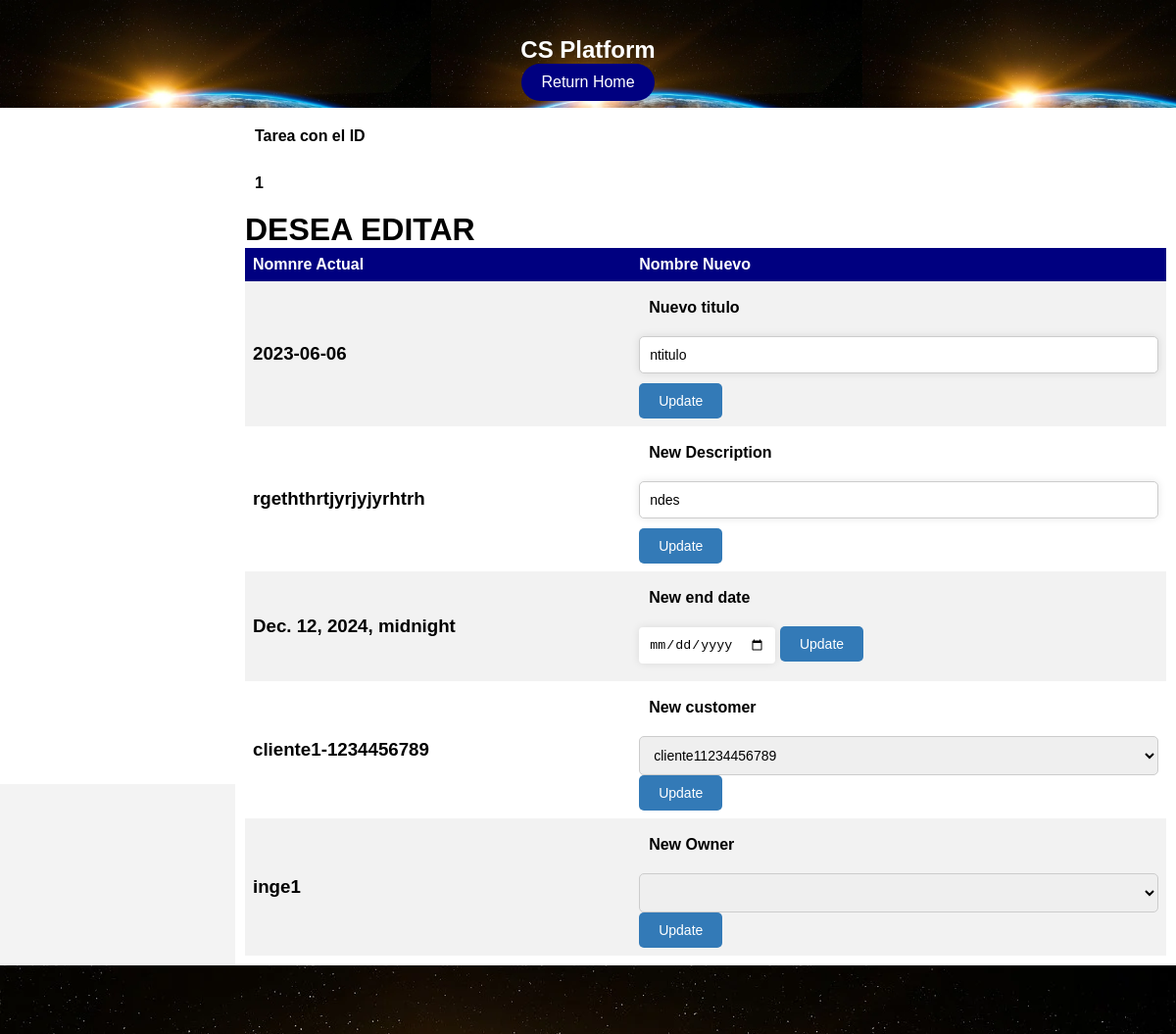
Before: /edit_task/1/ with the older database file.
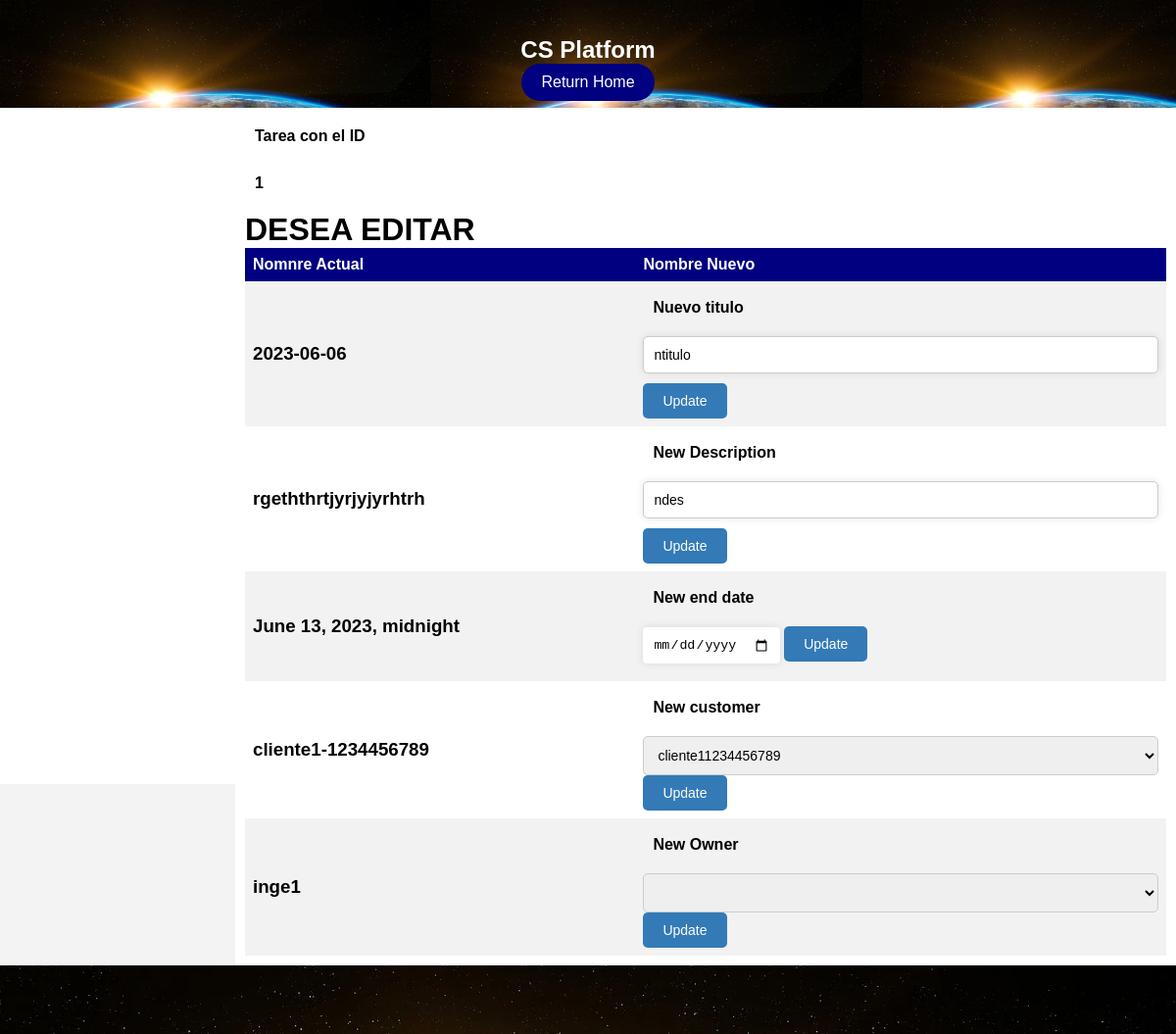
After: the same page with the newer database file.
### app/models.py (models this page shows)
class Tarea(models.Model):
    titulo = models.CharField(max_length=100)
    descripcion = models.TextField()
    progreso = models.IntegerField(default=0)
    owner = models.ForeignKey(User, on_delete=models.PROTECT)
    fecha_creacion = models.DateTimeField(auto_now_add=True)
    fecha_vencimiento = models.DateTimeField()
    contacto_cliente = models.ForeignKey(Cliente, on_delete=models.PROTECT)

### app/views.py (the view)
# urls.py: path('edit_task/<int:task_id>/', views.edit_task, name='edit_task'),
def edit_task(request, task_id):
    task = Tarea.objects.filter(id=task_id)
    u = User.objects.all()
    cl = Cliente.objects.all()
    context ={
        'task':[],
        'u': u,
        'cl': cl,
     }
    for task in task:
        cliente = Cliente.objects.get(id=task.contacto_cliente_id)
        task.cliente = cliente.nombre+'-'+cliente.contacto  # Agregar el atributo "cliente" a la task.       }
        context['task'].append(task)
    return render(request, 'app/edit_task.html', context)

### app/templates/app/edit_task.html (shortened to what the changed rows need)
{% load static %}
<!DOCTYPE html>
<html lang="en">
<head>
    <link href="{% static 'app/css/netcarestilo.css' %}" rel="stylesheet">
</head>
<html>
<body>
    <div id="contenedor" class="contenedor">
        <div id="header" class="header">
            <h2>CS Platform</h2>
        </div>
        <div class="contenido">
            {%for task in task%}
            <label for="">Tarea con el ID</label>
            <label>{{task.id}}</label>
            {% endfor %}
            <h1>DESEA EDITAR</h1>
            <table>
                <tr>
                    <th>Nomnre Actual</th>
                    <th>Nombre Nuevo</th>
                </tr>
                <tr>
                    {%for task in task%}
                    <td class="title">
                        <h3>{{task.titulo}}</h3>
                    </td>
                    <td>
                        <form action="{% url 'app:edit_task2' task.id %}" method="post">
                            <label for="">Nuevo titulo</label>
                            <input name="ntitulo" value="ntitulo" type="text">
                            <button type="submit" class="submit-btn"> Update</button>
                        </form>
                    </td>
                    {% endfor %}
                </tr>
                <tr>
                    {%for task in task%}
                    <td class="title">
                        <h3>{{task.descripcion}}</h3>
                    </td>
                    <td>
                        <form action="{% url 'app:edit_task3' task.id %}" method="post">
                            <label for="">New Description</label>
                            <input name="ndes" value="ndes" type="text">
                            <button type="submit" class="submit-btn"> Update</button>
                        </form>
                    </td>
                    {% endfor %}
                </tr>
                <tr>
                    {%for task in task%}
                    <td class="title">
                        <h3>{{task.fecha_vencimiento}}</h3>
                    </td>
                    <td>
                        <form action="{% url 'app:edit_task4' task.id %}" method="post">
                            <label for="">New end date</label>
                            <input name="ndate" value="ndate" type="date">
                            <button type="submit" class="submit-btn"> Update</button>
                        </form>
                    </td>
                    {% endfor %}
                </tr>
                <tr>
                    {%for task in task%}
                    <td class="title">
                        <h3>{{task.cliente}}</h3>
                    </td>
                    <td>
                        <form action="{% url 'app:edit_task5' task.id %}" method="post">
                            <label for="">New customer</label>
                            <select name="cliente">
                                {%for cl in cl%}
                                <option value={{cl.id}} >{{cl.nombre}}{{cl.contacto}}</option>
                                {% endfor %}
                            </select>
                            <button type="submit" class="submit-btn"> Update</button>
                        </form>
                    </td>
                    {% endfor %}
                </tr>
                <tr>
                    {%for task in task%}
                    <td class="title">
                        <h3>{{task.owner}}</h3>
                    </td>
                    <td>
                        <form action="{% url 'app:edit_task6' task.id %}" method="post">
                            <label for="">New Owner</label>
                            <select name="cliente">
                                {%for u in u%}
                                <option value={{u.id}} >{{u.first_name}}{{u.last_name}}</option>
                                {% endfor %}
                            </select>
                            <button type="submit" class="submit-btn"> Update</button>
                        </form>
                    </td>
                    {% endfor %}
                </tr>
            </table>
        </div>
    </div>
</body>
</html>

Changed rows visible on the page:
changed Tarea "rgeththrtjyrjyjyrhtrh": fecha_vencimiento "Dec. 12, 2024, midnight" → "June 13, 2023, midnight"
